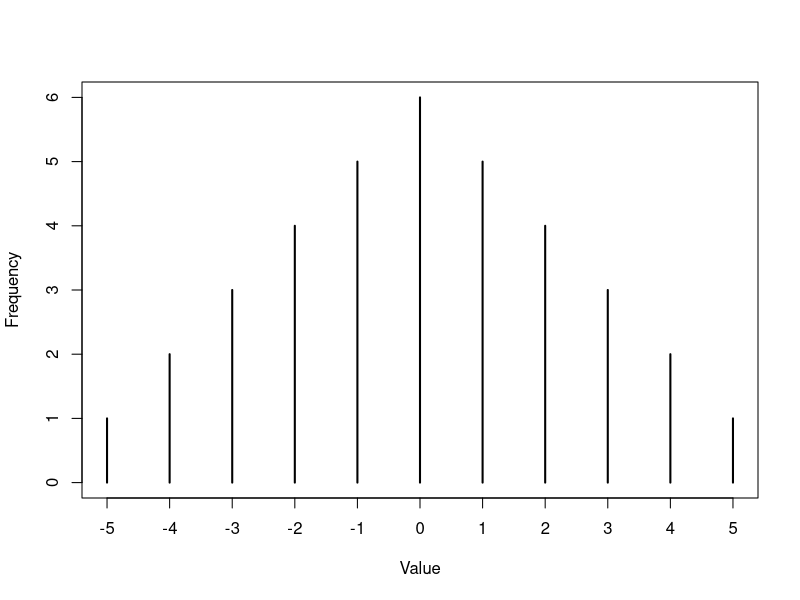

The R script that drew this image:
roll = function(f, ...) {
  if (typeof(f) == "character") {
    dice_functions = c(
      "add" = sum,
      "sub" = (function(...) head(..., 1) - sum(tail(..., -1))),
      "max-min" = (function(...) max(...) - min(...) ),
      "min" = min,
      "max" = max
    )
    f = dice_functions[[f]]
  }
  dice_table = expand.grid(...)
  dice_totals = apply(dice_table, 1, f)
  tot_frequency = table(dice_totals)
  tot_frequency
}

plot_roll = function(f, ...) {
  plot(roll(f, ...), xlab="Value", ylab="Frequency")
}

d4 = 1:4
d6 = 1:6
d8 = 1:8
d10 = 1:10
d12 = 1:12
d20 = 1:20
d100 = 1:100

plot_roll("sub", d6, d6)
